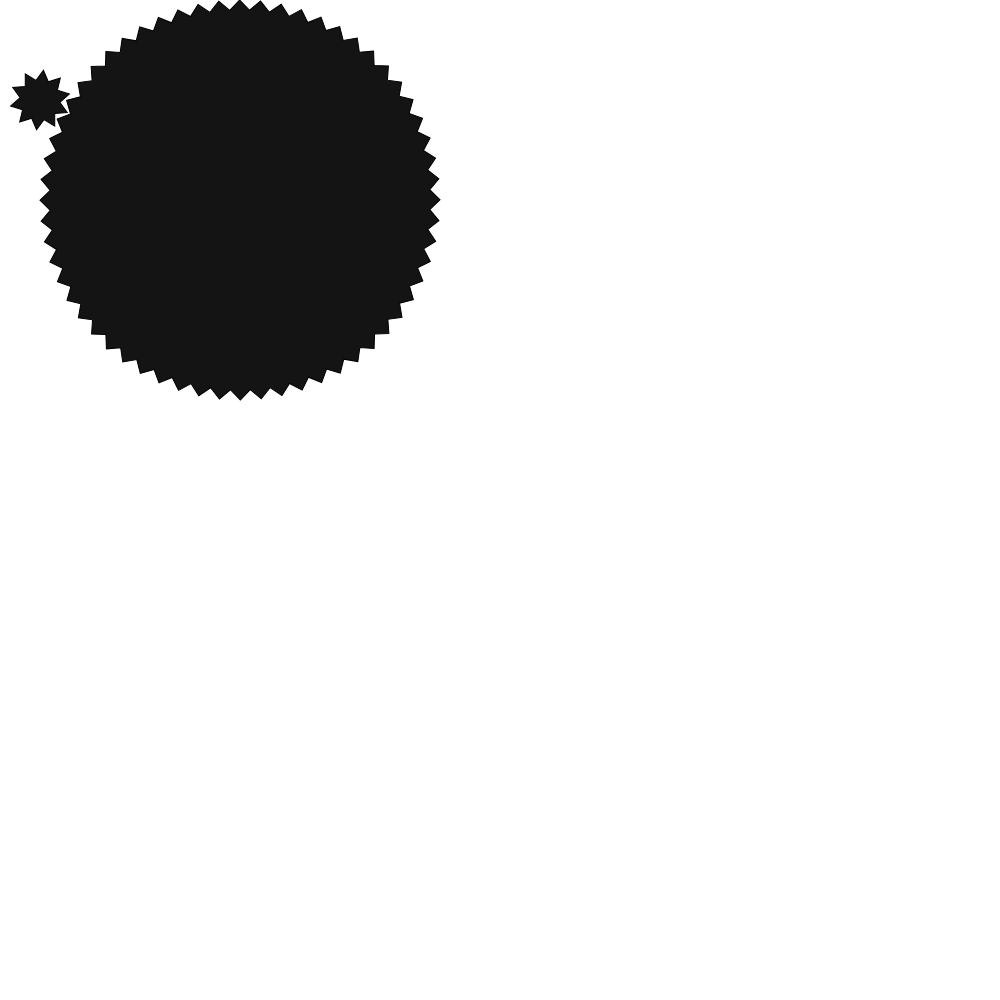
Frame 1 (no input)
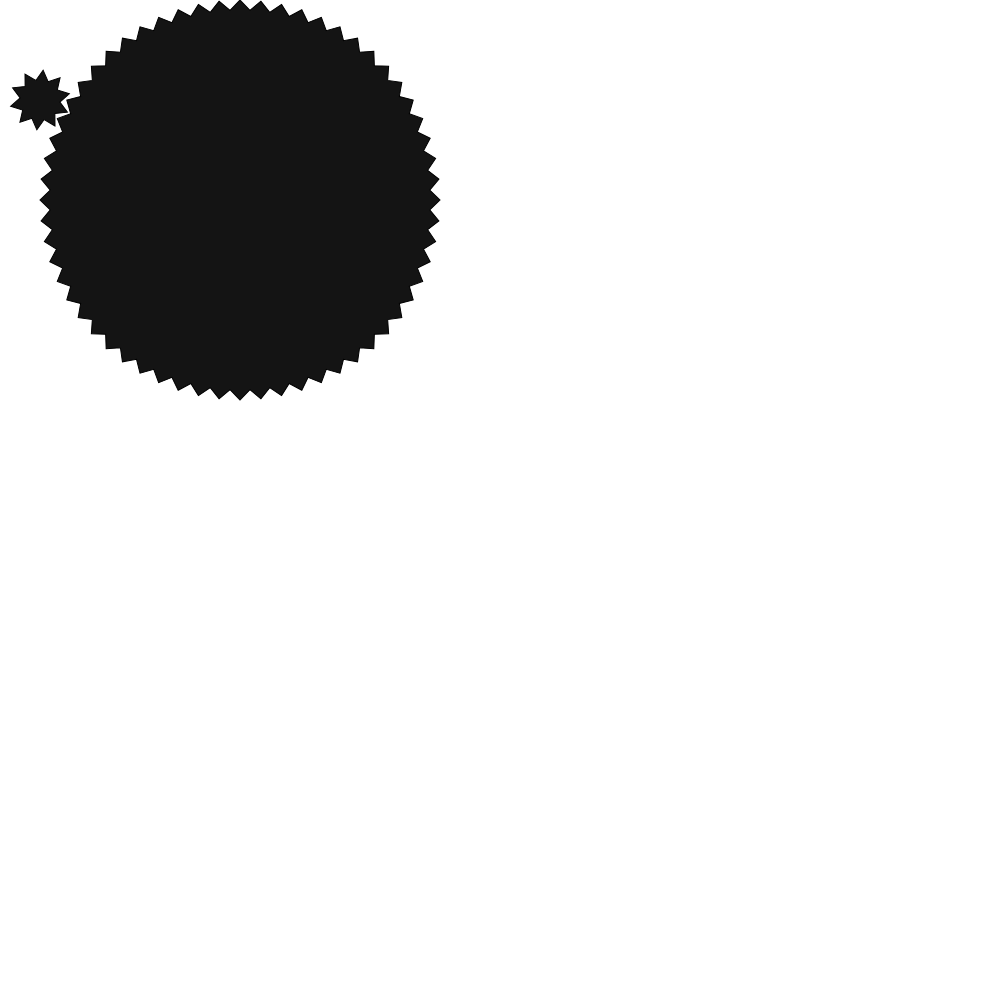
Frame 60 (no input)
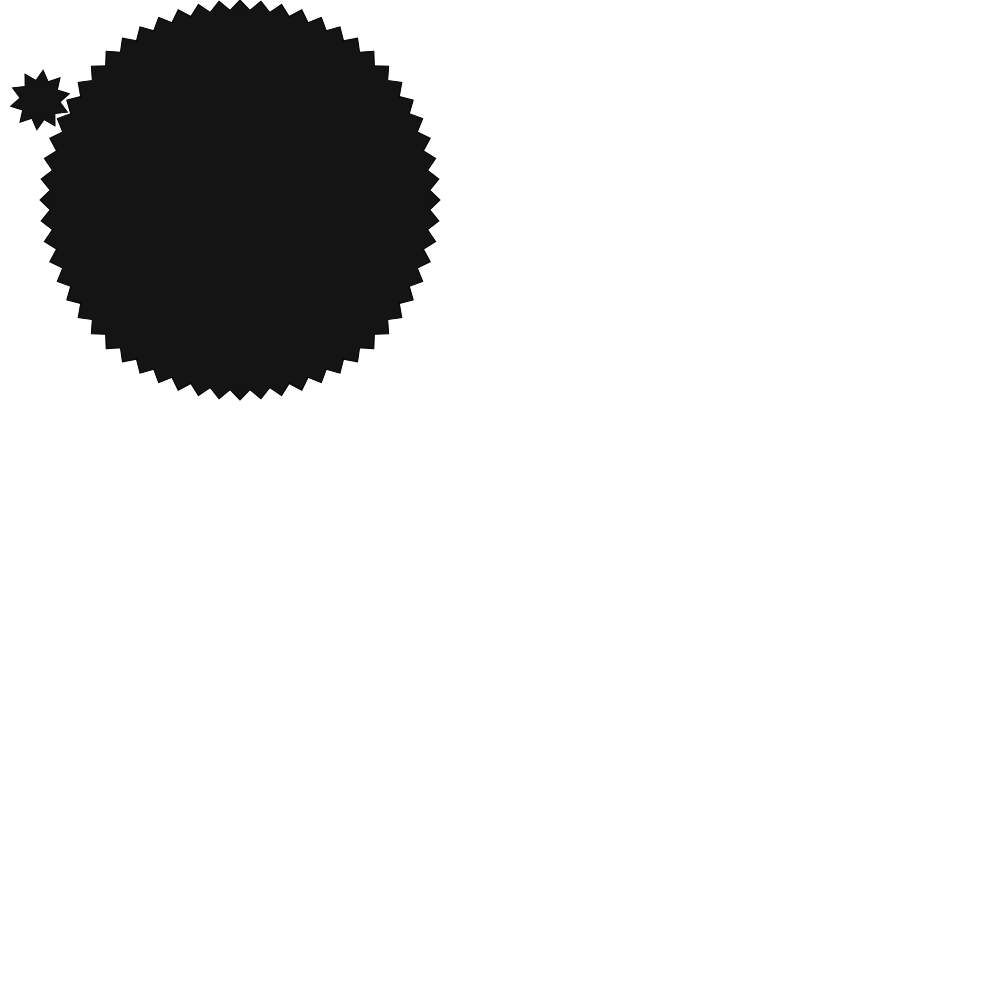
Frame 120 (the mouse pressed at the canvas centre since frame 60)

The p5.js sketch that drew these frames (run headless with seeded random() and noise() and a simulated clock; from frame 60 on, the mouse is pressed at the canvas centre):

// p5.js sketch
// ── sketch.js
function setup() {
  createCanvas(1000, 1000);
  frameRate(60);
}

function draw() {
  background(255);
  fill(0);

  //star(40,100,20,30,10);
  //star(240,200,190,200,60);

  // ellipse(20,100,10,10);
  // ellipse(340,100,600,600);
  
  push();
  translate(40, 100);
  fill(20);
  rotate((frameCount + 40) * TWO_PI / 600);
  star(0,0,20,30,10); 
  pop();

  push();
  translate(240, 200);
  fill(20);
  rotate(-frameCount * TWO_PI / 3600);
  star(0,0,190,200,60); 
  pop();  

}

function star(x, y, radius1, radius2, npoints) {
  var angle = TWO_PI / npoints;
  var halfAngle = angle/2.0;
  beginShape();
  for (var a = 0; a < TWO_PI; a += angle) {
    var sx = x + cos(a) * radius2;
    var sy = y + sin(a) * radius2;
    vertex(sx, sy);
    sx = x + cos(a+halfAngle) * radius1;
    sy = y + sin(a+halfAngle) * radius1;
    vertex(sx, sy);
  }
  endShape(CLOSE);
}
